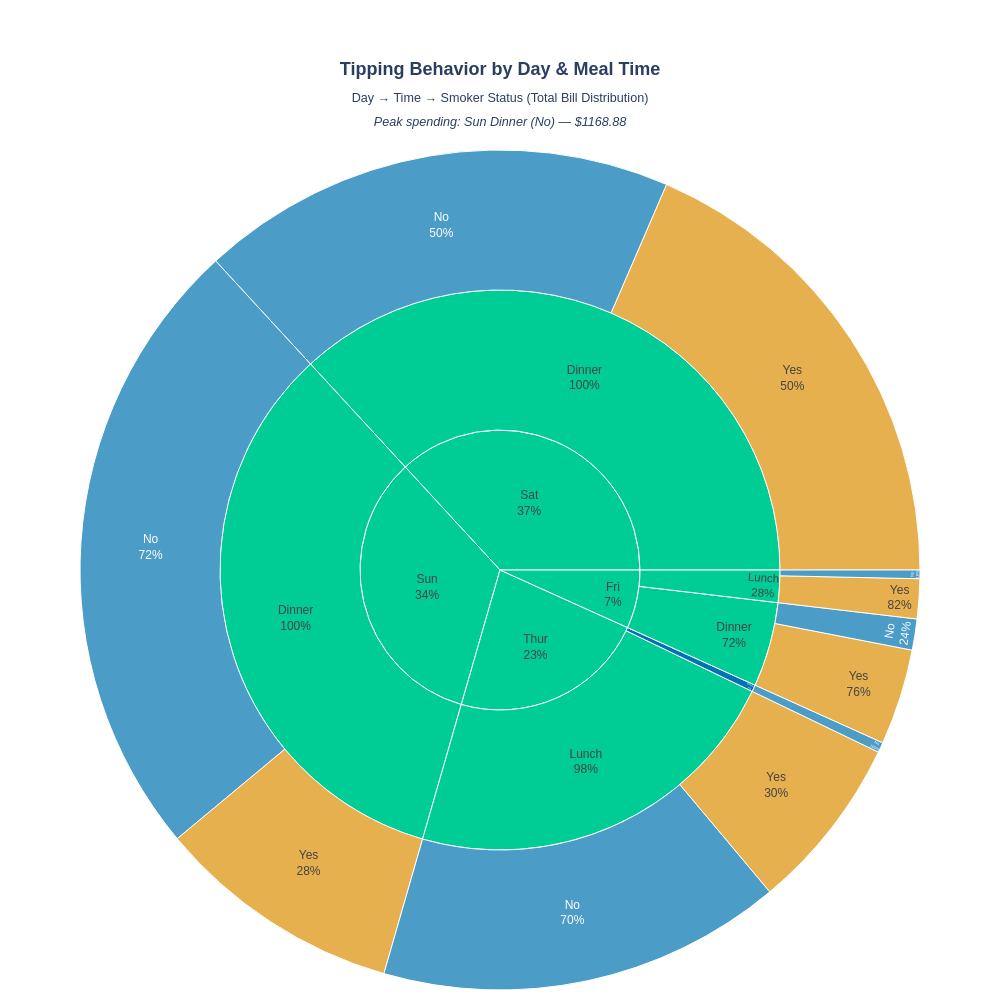

The notebook cell saved with this chart:
### Markdown cell above
## Task 2 — Sunburst: tipping behaviour by day and meal time

**What to build:** A sunburst chart using the built-in `tips` dataset showing how **total bill amount** is distributed across day → time → smoker status.

**Requirements:**
- Load tips with `px.data.tips()`
- Aggregate **total bill** (sum of `total_bill`) per group — not count
- Hierarchy: `path=['day', 'time', 'smoker']`
- Colour encodes smoker status with a CVD-safe blue/orange palette
- Grey out parent nodes (day and time level)
- Use `percent parent` for text labels
- Insight title describing where the most spending happens

> 💡 `tips.groupby(['day', 'time', 'smoker'])['total_bill'].sum().reset_index()`

### Code cell
# Task 2
# YOUR CODE HERE
import pandas as pd
import plotly.express as px

# Load tips dataset
tips = px.data.tips()

# Aggregate total bill by day, time, and smoker status
tips_agg = tips.groupby(['day', 'time', 'smoker'])['total_bill'].sum().reset_index()

# Find where most spending happens
max_row = tips_agg.loc[tips_agg['total_bill'].idxmax()]

# CVD-safe colour palette for smoker status
colour_map = {
    'No': '#0173B2',   # blue
    'Yes': '#DE8F05'   # orange
}

# Create sunburst
fig = px.sunburst(
    tips_agg,
    values='total_bill',
    path=['day', 'time', 'smoker'],
    color='smoker',
    color_discrete_map=colour_map
)

# Update traces to show percent parent in text
fig.data[0].textinfo = 'label+percent parent'
fig.data[0].textfont = dict(size=12)

# Update layout with title and styling
fig.update_layout(
    title={
        'text': f"<b>Tipping Behavior by Day & Meal Time</b><br>"
                f"<sub>Day → Time → Smoker Status (Total Bill Distribution)<br>"
                f"<i>Peak spending: {max_row['day'].title()} {max_row['time'].title()} "
                f"({max_row['smoker']}) — ${max_row['total_bill']:.2f}</i></sub>",
        'x': 0.5,
        'xanchor': 'center',
        'font': {'size': 18}
    },
    width=1000,
    height=1000,
    font=dict(size=12, family='Arial'),
    margin=dict(t=150, l=10, r=10, b=10),
    showlegend=True,
    legend=dict(
        title='Smoker Status',
        orientation='v',
        yanchor='top',
        y=0.95,
        xanchor='right',
        x=0.95
    )
)

fig.show()

### Figure 1 — Plotly figure (JSON) as saved in the notebook; plotly's stock layout.template omitted (floating-point values rounded to 4 significant figures)
{"data": [{"branchvalues": "total", "customdata": [["(?)"], ["(?)"], ["(?)"], ["(?)"], ["(?)"], ["(?)"], ["(?)"], ["(?)"], ["(?)"], ["No"], ["No"], ["No"], ["No"], ["No"], ["No"], ["No"], ["Yes"], ["Yes"], ["Yes"], ["Yes"], ["Yes"]], "domain": {"x": [0, 1], "y": [0, 1]}, "hovertemplate": "labels=%{label}<br>total_bill=%{value}<br>parent=%{parent}<br>id=%{id}<br>smoker=%{customdata[0]}<extra></extra>", "ids": ["Thur", "Sat", "Fri", "Thur/Lunch", "Sun/Dinner", "Sat/Dinner", "Fri/Lunch", "Fri/Dinner", "Sun", "Thur/Dinner", "Fri/Dinner/No", "Thur/Dinner/No", "Sun/Dinner/No", "Sat/Dinner/No", "Fri/Lunch/No", "Thur/Lunch/No", "Sun/Dinner/Yes", "Sat/Dinner/Yes", "Fri/Lunch/Yes", "Fri/Dinner/Yes", "Thur/Lunch/Yes"], "labels": ["Thur", "Sat", "Fri", "Lunch", "Dinner", "Dinner", "Lunch", "Dinner", "Sun", "Dinner", "No", "No", "No", "No", "No", "No", "Yes", "Yes", "Yes", "Yes", "Yes"], "marker": {"colors": ["#00cc96", "#00cc96", "#00cc96", "#00cc96", "#00cc96", "#00cc96", "#00cc96", "#00cc96", "#00cc96", "#0173B2", "#0173B2", "#0173B2", "#0173B2", "#0173B2", "#0173B2", "#0173B2", "#DE8F05", "#DE8F05", "#DE8F05", "#DE8F05", "#DE8F05"]}, "name": "", "parents": ["", "", "", "Thur", "Sun", "Sat", "Fri", "Fri", "", "Thur", "Fri/Dinner", "Thur/Dinner", "Sun/Dinner", "Sat/Dinner", "Fri/Lunch", "Thur/Lunch", "Sun/Dinner", "Sat/Dinner", "Fri/Lunch", "Fri/Dinner", "Thur/Lunch"], "textfont": {"size": 12}, "textinfo": "label+percent parent", "type": "sunburst", "values": [1096.0, 1778.0, 325.9, 1078.0, 1627.0, 1778.0, 89.92, 236.0, 1627.0, 18.78, 57.7, 18.78, 1169.0, 884.8, 15.98, 751.3, 458.3, 893.6, 73.94, 178.3, 326.2]}], "layout": {"font": {"family": "Arial", "size": 12}, "height": 1000, "legend": {"orientation": "v", "title": {"text": "Smoker Status"}, "tracegroupgap": 0, "x": 0.95, "xanchor": "right", "y": 0.95, "yanchor": "top"}, "margin": {"b": 10, "l": 10, "r": 10, "t": 150}, "showlegend": true, "title": {"font": {"size": 18}, "text": "<b>Tipping Behavior by Day & Meal Time</b><br><sub>Day → Time → Smoker Status (Total Bill Distribution)<br><i>Peak spending: Sun Dinner (No) — $1168.88</i></sub>", "x": 0.5, "xanchor": "center"}, "width": 1000}}
